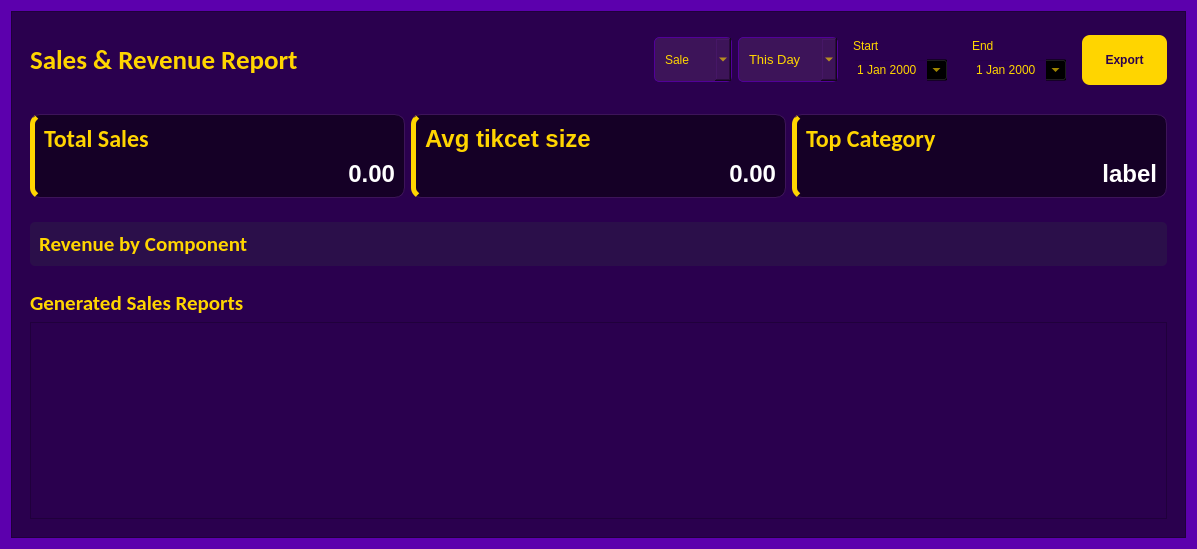
<?xml version="1.0" encoding="UTF-8"?>
<ui version="4.0">
 <class>Form</class>
 <widget class="QWidget" name="Form">
  <property name="geometry">
   <rect>
    <x>0</x>
    <y>0</y>
    <width>1197</width>
    <height>549</height>
   </rect>
  </property>
  <property name="palette">
   <palette>
    <active>
     <colorrole role="WindowText">
      <brush brushstyle="SolidPattern">
       <color alpha="255">
        <red>0</red>
        <green>0</green>
        <blue>0</blue>
       </color>
      </brush>
     </colorrole>
     <colorrole role="Button">
      <brush brushstyle="SolidPattern">
       <color alpha="255">
        <red>92</red>
        <green>0</green>
        <blue>173</blue>
       </color>
      </brush>
     </colorrole>
     <colorrole role="Light">
      <brush brushstyle="SolidPattern">
       <color alpha="255">
        <red>138</red>
        <green>4</green>
        <blue>255</blue>
       </color>
      </brush>
     </colorrole>
     <colorrole role="Midlight">
      <brush brushstyle="SolidPattern">
       <color alpha="255">
        <red>115</red>
        <green>2</green>
        <blue>214</blue>
       </color>
      </brush>
     </colorrole>
     <colorrole role="Dark">
      <brush brushstyle="SolidPattern">
       <color alpha="255">
        <red>46</red>
        <green>0</green>
        <blue>86</blue>
       </color>
      </brush>
     </colorrole>
     <colorrole role="Mid">
      <brush brushstyle="SolidPattern">
       <color alpha="255">
        <red>61</red>
        <green>0</green>
        <blue>115</blue>
       </color>
      </brush>
     </colorrole>
     <colorrole role="Text">
      <brush brushstyle="SolidPattern">
       <color alpha="255">
        <red>0</red>
        <green>0</green>
        <blue>0</blue>
       </color>
      </brush>
     </colorrole>
     <colorrole role="BrightText">
      <brush brushstyle="SolidPattern">
       <color alpha="255">
        <red>255</red>
        <green>255</green>
        <blue>255</blue>
       </color>
      </brush>
     </colorrole>
     <colorrole role="ButtonText">
      <brush brushstyle="SolidPattern">
       <color alpha="255">
        <red>0</red>
        <green>0</green>
        <blue>0</blue>
       </color>
      </brush>
     </colorrole>
     <colorrole role="Base">
      <brush brushstyle="SolidPattern">
       <color alpha="255">
        <red>255</red>
        <green>255</green>
        <blue>255</blue>
       </color>
      </brush>
     </colorrole>
     <colorrole role="Window">
      <brush brushstyle="SolidPattern">
       <color alpha="255">
        <red>92</red>
        <green>0</green>
        <blue>173</blue>
       </color>
      </brush>
     </colorrole>
     <colorrole role="Shadow">
      <brush brushstyle="SolidPattern">
       <color alpha="255">
        <red>0</red>
        <green>0</green>
        <blue>0</blue>
       </color>
      </brush>
     </colorrole>
     <colorrole role="AlternateBase">
      <brush brushstyle="SolidPattern">
       <color alpha="255">
        <red>173</red>
        <green>127</green>
        <blue>214</blue>
       </color>
      </brush>
     </colorrole>
     <colorrole role="ToolTipBase">
      <brush brushstyle="SolidPattern">
       <color alpha="255">
        <red>255</red>
        <green>255</green>
        <blue>220</blue>
       </color>
      </brush>
     </colorrole>
     <colorrole role="ToolTipText">
      <brush brushstyle="SolidPattern">
       <color alpha="255">
        <red>0</red>
        <green>0</green>
        <blue>0</blue>
       </color>
      </brush>
     </colorrole>
     <colorrole role="PlaceholderText">
      <brush brushstyle="SolidPattern">
       <color alpha="127">
        <red>0</red>
        <green>0</green>
        <blue>0</blue>
       </color>
      </brush>
     </colorrole>
     <colorrole role="Accent">
      <brush brushstyle="SolidPattern">
       <color alpha="255">
        <red>255</red>
        <green>255</green>
        <blue>255</blue>
       </color>
      </brush>
     </colorrole>
    </active>
    <inactive>
     <colorrole role="WindowText">
      <brush brushstyle="SolidPattern">
       <color alpha="255">
        <red>0</red>
        <green>0</green>
        <blue>0</blue>
       </color>
      </brush>
     </colorrole>
     <colorrole role="Button">
      <brush brushstyle="SolidPattern">
       <color alpha="255">
        <red>92</red>
        <green>0</green>
        <blue>173</blue>
       </color>
      </brush>
     </colorrole>
     <colorrole role="Light">
      <brush brushstyle="SolidPattern">
       <color alpha="255">
        <red>138</red>
        <green>4</green>
        <blue>255</blue>
       </color>
      </brush>
     </colorrole>
     <colorrole role="Midlight">
      <brush brushstyle="SolidPattern">
       <color alpha="255">
        <red>115</red>
        <green>2</green>
        <blue>214</blue>
       </color>
      </brush>
     </colorrole>
     <colorrole role="Dark">
      <brush brushstyle="SolidPattern">
       <color alpha="255">
        <red>46</red>
        <green>0</green>
        <blue>86</blue>
       </color>
      </brush>
     </colorrole>
     <colorrole role="Mid">
      <brush brushstyle="SolidPattern">
       <color alpha="255">
        <red>61</red>
        <green>0</green>
        <blue>115</blue>
       </color>
      </brush>
     </colorrole>
     <colorrole role="Text">
      <brush brushstyle="SolidPattern">
       <color alpha="255">
        <red>0</red>
        <green>0</green>
        <blue>0</blue>
       </color>
      </brush>
     </colorrole>
     <colorrole role="BrightText">
      <brush brushstyle="SolidPattern">
       <color alpha="255">
        <red>255</red>
        <green>255</green>
        <blue>255</blue>
       </color>
      </brush>
     </colorrole>
     <colorrole role="ButtonText">
      <brush brushstyle="SolidPattern">
       <color alpha="255">
        <red>0</red>
        <green>0</green>
        <blue>0</blue>
       </color>
      </brush>
     </colorrole>
     <colorrole role="Base">
      <brush brushstyle="SolidPattern">
       <color alpha="255">
        <red>255</red>
        <green>255</green>
        <blue>255</blue>
       </color>
      </brush>
     </colorrole>
     <colorrole role="Window">
      <brush brushstyle="SolidPattern">
       <color alpha="255">
        <red>92</red>
        <green>0</green>
        <blue>173</blue>
       </color>
      </brush>
     </colorrole>
     <colorrole role="Shadow">
      <brush brushstyle="SolidPattern">
       <color alpha="255">
        <red>0</red>
        <green>0</green>
        <blue>0</blue>
       </color>
      </brush>
     </colorrole>
     <colorrole role="AlternateBase">
      <brush brushstyle="SolidPattern">
       <color alpha="255">
        <red>173</red>
        <green>127</green>
        <blue>214</blue>
       </color>
      </brush>
     </colorrole>
     <colorrole role="ToolTipBase">
      <brush brushstyle="SolidPattern">
       <color alpha="255">
        <red>255</red>
        <green>255</green>
        <blue>220</blue>
       </color>
      </brush>
     </colorrole>
     <colorrole role="ToolTipText">
      <brush brushstyle="SolidPattern">
       <color alpha="255">
        <red>0</red>
        <green>0</green>
        <blue>0</blue>
       </color>
      </brush>
     </colorrole>
     <colorrole role="PlaceholderText">
      <brush brushstyle="SolidPattern">
       <color alpha="127">
        <red>0</red>
        <green>0</green>
        <blue>0</blue>
       </color>
      </brush>
     </colorrole>
     <colorrole role="Accent">
      <brush brushstyle="SolidPattern">
       <color alpha="255">
        <red>255</red>
        <green>255</green>
        <blue>255</blue>
       </color>
      </brush>
     </colorrole>
    </inactive>
    <disabled>
     <colorrole role="WindowText">
      <brush brushstyle="SolidPattern">
       <color alpha="255">
        <red>46</red>
        <green>0</green>
        <blue>86</blue>
       </color>
      </brush>
     </colorrole>
     <colorrole role="Button">
      <brush brushstyle="SolidPattern">
       <color alpha="255">
        <red>92</red>
        <green>0</green>
        <blue>173</blue>
       </color>
      </brush>
     </colorrole>
     <colorrole role="Light">
      <brush brushstyle="SolidPattern">
       <color alpha="255">
        <red>138</red>
        <green>4</green>
        <blue>255</blue>
       </color>
      </brush>
     </colorrole>
     <colorrole role="Midlight">
      <brush brushstyle="SolidPattern">
       <color alpha="255">
        <red>115</red>
        <green>2</green>
        <blue>214</blue>
       </color>
      </brush>
     </colorrole>
     <colorrole role="Dark">
      <brush brushstyle="SolidPattern">
       <color alpha="255">
        <red>46</red>
        <green>0</green>
        <blue>86</blue>
       </color>
      </brush>
     </colorrole>
     <colorrole role="Mid">
      <brush brushstyle="SolidPattern">
       <color alpha="255">
        <red>61</red>
        <green>0</green>
        <blue>115</blue>
       </color>
      </brush>
     </colorrole>
     <colorrole role="Text">
      <brush brushstyle="SolidPattern">
       <color alpha="255">
        <red>46</red>
        <green>0</green>
        <blue>86</blue>
       </color>
      </brush>
     </colorrole>
     <colorrole role="BrightText">
      <brush brushstyle="SolidPattern">
       <color alpha="255">
        <red>255</red>
        <green>255</green>
        <blue>255</blue>
       </color>
      </brush>
     </colorrole>
     <colorrole role="ButtonText">
      <brush brushstyle="SolidPattern">
       <color alpha="255">
        <red>46</red>
        <green>0</green>
        <blue>86</blue>
       </color>
      </brush>
     </colorrole>
     <colorrole role="Base">
      <brush brushstyle="SolidPattern">
       <color alpha="255">
        <red>92</red>
        <green>0</green>
        <blue>173</blue>
       </color>
      </brush>
     </colorrole>
     <colorrole role="Window">
      <brush brushstyle="SolidPattern">
       <color alpha="255">
        <red>92</red>
        <green>0</green>
        <blue>173</blue>
       </color>
      </brush>
     </colorrole>
     <colorrole role="Shadow">
      <brush brushstyle="SolidPattern">
       <color alpha="255">
        <red>0</red>
        <green>0</green>
        <blue>0</blue>
       </color>
      </brush>
     </colorrole>
     <colorrole role="AlternateBase">
      <brush brushstyle="SolidPattern">
       <color alpha="255">
        <red>92</red>
        <green>0</green>
        <blue>173</blue>
       </color>
      </brush>
     </colorrole>
     <colorrole role="ToolTipBase">
      <brush brushstyle="SolidPattern">
       <color alpha="255">
        <red>255</red>
        <green>255</green>
        <blue>220</blue>
       </color>
      </brush>
     </colorrole>
     <colorrole role="ToolTipText">
      <brush brushstyle="SolidPattern">
       <color alpha="255">
        <red>0</red>
        <green>0</green>
        <blue>0</blue>
       </color>
      </brush>
     </colorrole>
     <colorrole role="PlaceholderText">
      <brush brushstyle="SolidPattern">
       <color alpha="127">
        <red>46</red>
        <green>0</green>
        <blue>86</blue>
       </color>
      </brush>
     </colorrole>
     <colorrole role="Accent">
      <brush brushstyle="SolidPattern">
       <color alpha="255">
        <red>120</red>
        <green>0</green>
        <blue>225</blue>
       </color>
      </brush>
     </colorrole>
    </disabled>
   </palette>
  </property>
  <property name="windowTitle">
   <string>Form</string>
  </property>
  <layout class="QHBoxLayout" name="horizontalLayout">
   <item>
    <widget class="QFrame" name="sale_reportBody">
     <property name="styleSheet">
      <string notr="true">background-color: #2A004E;</string>
     </property>
     <property name="frameShape">
      <enum>QFrame::Shape::StyledPanel</enum>
     </property>
     <property name="frameShadow">
      <enum>QFrame::Shadow::Raised</enum>
     </property>
     <layout class="QVBoxLayout" name="verticalLayout">
      <item>
       <widget class="QFrame" name="header">
        <property name="frameShape">
         <enum>QFrame::Shape::NoFrame</enum>
        </property>
        <property name="frameShadow">
         <enum>QFrame::Shadow::Raised</enum>
        </property>
        <layout class="QHBoxLayout" name="horizontalLayout_2">
         <item>
          <widget class="QLabel" name="label">
           <property name="font">
            <font>
             <family>Calibri</family>
             <pointsize>20</pointsize>
             <bold>true</bold>
            </font>
           </property>
           <property name="styleSheet">
            <string notr="true">color:#FFD500</string>
           </property>
           <property name="text">
            <string>Sales &amp; Revenue Report</string>
           </property>
          </widget>
         </item>
         <item>
          <spacer name="horizontalSpacer">
           <property name="orientation">
            <enum>Qt::Orientation::Horizontal</enum>
           </property>
           <property name="sizeHint" stdset="0">
            <size>
             <width>559</width>
             <height>20</height>
            </size>
           </property>
          </spacer>
         </item>
         <item>
          <widget class="QComboBox" name="combo_category">
           <property name="minimumSize">
            <size>
             <width>0</width>
             <height>45</height>
            </size>
           </property>
           <property name="styleSheet">
            <string notr="true">QComboBox#combo_category{
    background-color: #3D1459;
    color: #FFD500;
    border-radius: 5px;
    border: 1px solid #520099;
    padding: 5px;
    padding-left: 10px;
}</string>
           </property>
           <item>
            <property name="text">
             <string>Sale</string>
            </property>
           </item>
           <item>
            <property name="text">
             <string>Product</string>
            </property>
           </item>
          </widget>
         </item>
         <item>
          <widget class="QComboBox" name="combo_period">
           <property name="minimumSize">
            <size>
             <width>0</width>
             <height>45</height>
            </size>
           </property>
           <property name="font">
            <font>
             <family>Segoe UI</family>
             <pointsize>10</pointsize>
            </font>
           </property>
           <property name="styleSheet">
            <string notr="true">QComboBox#combo_period{
    background-color: #3D1459;
    color: #FFD500;
    border-radius: 5px;
    border: 1px solid #520099;
    padding: 5px;
    padding-left: 10px;
}</string>
           </property>
           <property name="currentIndex">
            <number>0</number>
           </property>
           <property name="iconSize">
            <size>
             <width>16</width>
             <height>16</height>
            </size>
           </property>
           <property name="frame">
            <bool>true</bool>
           </property>
           <item>
            <property name="text">
             <string>This Day</string>
            </property>
           </item>
           <item>
            <property name="text">
             <string>This Week</string>
            </property>
           </item>
           <item>
            <property name="text">
             <string>This Month</string>
            </property>
           </item>
           <item>
            <property name="text">
             <string>Full Report</string>
            </property>
           </item>
          </widget>
         </item>
         <item>
          <widget class="QFrame" name="frame">
           <property name="frameShape">
            <enum>QFrame::Shape::NoFrame</enum>
           </property>
           <property name="frameShadow">
            <enum>QFrame::Shadow::Plain</enum>
           </property>
           <layout class="QVBoxLayout" name="verticalLayout_2">
            <item>
             <widget class="QLabel" name="label_3">
              <property name="styleSheet">
               <string notr="true">color:#ffd500;</string>
              </property>
              <property name="text">
               <string>Start</string>
              </property>
             </widget>
            </item>
            <item>
             <widget class="QDateEdit" name="date_start">
              <property name="maximumSize">
               <size>
                <width>111</width>
                <height>16777215</height>
               </size>
              </property>
              <property name="styleSheet">
               <string notr="true">background: transparent;
color:#ffd500;</string>
              </property>
              <property name="frame">
               <bool>true</bool>
              </property>
              <property name="calendarPopup">
               <bool>true</bool>
              </property>
             </widget>
            </item>
           </layout>
          </widget>
         </item>
         <item>
          <widget class="QFrame" name="frame_3">
           <property name="frameShape">
            <enum>QFrame::Shape::NoFrame</enum>
           </property>
           <property name="frameShadow">
            <enum>QFrame::Shadow::Plain</enum>
           </property>
           <layout class="QVBoxLayout" name="verticalLayout_9">
            <item>
             <widget class="QLabel" name="label_4">
              <property name="styleSheet">
               <string notr="true">color:#ffd500;</string>
              </property>
              <property name="text">
               <string>End</string>
              </property>
             </widget>
            </item>
            <item>
             <widget class="QDateEdit" name="date_end">
              <property name="styleSheet">
               <string notr="true">background: transparent;
color:#ffd500;</string>
              </property>
              <property name="buttonSymbols">
               <enum>QAbstractSpinBox::ButtonSymbols::UpDownArrows</enum>
              </property>
              <property name="currentSection">
               <enum>QDateTimeEdit::Section::DaySection</enum>
              </property>
              <property name="calendarPopup">
               <bool>true</bool>
              </property>
             </widget>
            </item>
           </layout>
          </widget>
         </item>
         <item>
          <widget class="QPushButton" name="btn_export">
           <property name="minimumSize">
            <size>
             <width>85</width>
             <height>50</height>
            </size>
           </property>
           <property name="baseSize">
            <size>
             <width>0</width>
             <height>0</height>
            </size>
           </property>
           <property name="font">
            <font>
             <pointsize>-1</pointsize>
             <bold>true</bold>
            </font>
           </property>
           <property name="styleSheet">
            <string notr="true">QPushButton#btn_export {
    background-color: #FFD500;
    color: #2A004E;
    border-radius: 8px;
    font-weight: bold;
    font-size: 12px;
    border: none;
    padding: 10px 20px;
}

QPushButton#btn_export:hover {
    background-color: #E6C200; 
}

QPushButton#btn_export:pressed {
    background-color: #CCAC00; 
}</string>
           </property>
           <property name="text">
            <string>Export</string>
           </property>
           <property name="icon">
            <iconset>
             <normaloff>../assets/FileExport.svg</normaloff>../assets/FileExport.svg</iconset>
           </property>
          </widget>
         </item>
        </layout>
       </widget>
      </item>
      <item>
       <widget class="QFrame" name="card">
        <property name="frameShape">
         <enum>QFrame::Shape::NoFrame</enum>
        </property>
        <property name="frameShadow">
         <enum>QFrame::Shadow::Raised</enum>
        </property>
        <layout class="QHBoxLayout" name="horizontalLayout_3">
         <item>
          <widget class="QFrame" name="Total_sales">
           <property name="styleSheet">
            <string notr="true">
QFrame#Total_sales {
    background-color: #150026;   
    border-radius: 10px;         
    border-left: 5px solid #FFD500; 
    border-top: 1px solid #3D1459;  
    border-right: 1px solid #3D1459;
    border-bottom: 1px solid #3D1459;
}


QLabel#title1 {
    color: #FFD500;            
    font-weight: bold; /* Readable size */
    background-color: transparent;
}


QLabel#lbl_revenue {
    color: #FFFFFF;           
    font-size: 24px;           
    font-weight: bold;
    background-color: transparent;
}</string>
           </property>
           <property name="frameShape">
            <enum>QFrame::Shape::StyledPanel</enum>
           </property>
           <property name="frameShadow">
            <enum>QFrame::Shadow::Raised</enum>
           </property>
           <layout class="QVBoxLayout" name="verticalLayout_3">
            <item>
             <widget class="QLabel" name="title1">
              <property name="font">
               <font>
                <family>Calibri</family>
                <pointsize>18</pointsize>
                <bold>true</bold>
               </font>
              </property>
              <property name="styleSheet">
               <string notr="true"/>
              </property>
              <property name="text">
               <string>Total Sales</string>
              </property>
             </widget>
            </item>
            <item>
             <widget class="QLabel" name="lbl_revenue">
              <property name="font">
               <font>
                <pointsize>-1</pointsize>
                <bold>true</bold>
               </font>
              </property>
              <property name="styleSheet">
               <string notr="true"/>
              </property>
              <property name="text">
               <string>0.00</string>
              </property>
              <property name="alignment">
               <set>Qt::AlignmentFlag::AlignRight|Qt::AlignmentFlag::AlignTrailing|Qt::AlignmentFlag::AlignVCenter</set>
              </property>
             </widget>
            </item>
           </layout>
          </widget>
         </item>
         <item>
          <widget class="QFrame" name="Average">
           <property name="styleSheet">
            <string notr="true">
QFrame#Average {
    background-color: #150026;   
    border-radius: 10px;         
    border-left: 5px solid #FFD500; 
    border-top: 1px solid #3D1459;  
    border-right: 1px solid #3D1459;
    border-bottom: 1px solid #3D1459;
}


QLabel#title2 {
    color: #FFD500;            
    font-weight: bold; 
    background-color: transparent;
}


QLabel#lbl_ticket {
    color: #FFFFFF;           
    font-size: 24px;           
    font-weight: bold;
    background-color: transparent;
}</string>
           </property>
           <property name="frameShape">
            <enum>QFrame::Shape::StyledPanel</enum>
           </property>
           <property name="frameShadow">
            <enum>QFrame::Shadow::Raised</enum>
           </property>
           <layout class="QVBoxLayout" name="verticalLayout_4">
            <item>
             <widget class="QLabel" name="title2">
              <property name="font">
               <font>
                <pointsize>18</pointsize>
                <bold>true</bold>
               </font>
              </property>
              <property name="text">
               <string>Avg tikcet size</string>
              </property>
             </widget>
            </item>
            <item>
             <widget class="QLabel" name="lbl_ticket">
              <property name="font">
               <font>
                <pointsize>-1</pointsize>
                <bold>true</bold>
               </font>
              </property>
              <property name="text">
               <string>0.00</string>
              </property>
              <property name="alignment">
               <set>Qt::AlignmentFlag::AlignRight|Qt::AlignmentFlag::AlignTrailing|Qt::AlignmentFlag::AlignVCenter</set>
              </property>
             </widget>
            </item>
           </layout>
          </widget>
         </item>
         <item>
          <widget class="QFrame" name="Top_category">
           <property name="styleSheet">
            <string notr="true">
QFrame#Top_category {
    background-color: #150026;   
    border-radius: 10px;         
    border-left: 5px solid #FFD500; 
    border-top: 1px solid #3D1459;  
    border-right: 1px solid #3D1459;
    border-bottom: 1px solid #3D1459;
}


QLabel#title3 {
    color: #FFD500;            
    font-weight: bold; /* Readable size */
    background-color: transparent;
}


QLabel#lbl_category {
    color: #FFFFFF;           
    font-size: 24px;           
    font-weight: bold;
    background-color: transparent;
}</string>
           </property>
           <property name="frameShape">
            <enum>QFrame::Shape::StyledPanel</enum>
           </property>
           <property name="frameShadow">
            <enum>QFrame::Shadow::Raised</enum>
           </property>
           <layout class="QVBoxLayout" name="verticalLayout_5">
            <item>
             <widget class="QLabel" name="title3">
              <property name="font">
               <font>
                <family>Calibri</family>
                <pointsize>18</pointsize>
                <bold>true</bold>
               </font>
              </property>
              <property name="text">
               <string>Top Category</string>
              </property>
             </widget>
            </item>
            <item>
             <widget class="QLabel" name="lbl_category">
              <property name="font">
               <font>
                <pointsize>-1</pointsize>
                <bold>true</bold>
               </font>
              </property>
              <property name="text">
               <string>label</string>
              </property>
              <property name="alignment">
               <set>Qt::AlignmentFlag::AlignRight|Qt::AlignmentFlag::AlignTrailing|Qt::AlignmentFlag::AlignVCenter</set>
              </property>
             </widget>
            </item>
           </layout>
          </widget>
         </item>
        </layout>
       </widget>
      </item>
      <item>
       <widget class="QFrame" name="revenue">
        <property name="frameShape">
         <enum>QFrame::Shape::NoFrame</enum>
        </property>
        <property name="frameShadow">
         <enum>QFrame::Shadow::Plain</enum>
        </property>
        <layout class="QVBoxLayout" name="verticalLayout_6">
         <item>
          <widget class="QWidget" name="widget_chart_container" native="true">
           <property name="styleSheet">
            <string notr="true">background-color:#2B0F4A;
border-radius: 5px;</string>
           </property>
           <layout class="QVBoxLayout" name="verticalLayout_7">
            <item>
             <widget class="QLabel" name="header_rev">
              <property name="font">
               <font>
                <family>Calibri</family>
                <pointsize>16</pointsize>
                <bold>true</bold>
               </font>
              </property>
              <property name="styleSheet">
               <string notr="true">color:#FFD500;</string>
              </property>
              <property name="text">
               <string>Revenue by Component</string>
              </property>
             </widget>
            </item>
           </layout>
          </widget>
         </item>
        </layout>
       </widget>
      </item>
      <item>
       <widget class="QFrame" name="frame_2">
        <property name="frameShape">
         <enum>QFrame::Shape::NoFrame</enum>
        </property>
        <property name="frameShadow">
         <enum>QFrame::Shadow::Raised</enum>
        </property>
        <layout class="QVBoxLayout" name="verticalLayout_8">
         <item>
          <widget class="QLabel" name="label_2">
           <property name="font">
            <font>
             <family>Calibri</family>
             <pointsize>16</pointsize>
             <bold>true</bold>
            </font>
           </property>
           <property name="styleSheet">
            <string notr="true">color:#FFD500;</string>
           </property>
           <property name="text">
            <string>Generated Sales Reports</string>
           </property>
          </widget>
         </item>
         <item>
          <widget class="QListWidget" name="listWidget_reports">
           <property name="styleSheet">
            <string notr="true">color: #FFE666;</string>
           </property>
           <property name="editTriggers">
            <set>QAbstractItemView::EditTrigger::NoEditTriggers</set>
           </property>
          </widget>
         </item>
        </layout>
       </widget>
      </item>
     </layout>
    </widget>
   </item>
  </layout>
 </widget>
 <resources>
  <include location="../../../Downloads/icons.qrc"/>
 </resources>
 <connections/>
</ui>
